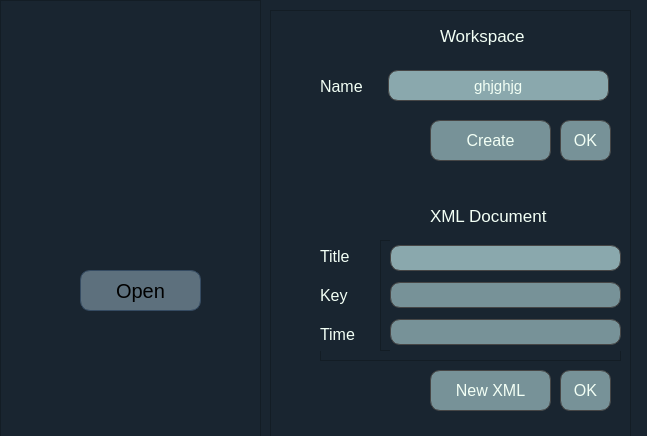
<?xml version="1.0" encoding="UTF-8"?>
<ui version="4.0">
 <class>WorkspacePanelWindow</class>
 <widget class="QWidget" name="WorkspacePanelWindow">
  <property name="geometry">
   <rect>
    <x>0</x>
    <y>0</y>
    <width>647</width>
    <height>436</height>
   </rect>
  </property>
  <property name="sizePolicy">
   <sizepolicy hsizetype="Fixed" vsizetype="Fixed">
    <horstretch>0</horstretch>
    <verstretch>0</verstretch>
   </sizepolicy>
  </property>
  <property name="maximumSize">
   <size>
    <width>647</width>
    <height>436</height>
   </size>
  </property>
  <property name="windowTitle">
   <string>Form</string>
  </property>
  <property name="styleSheet">
   <string notr="true">background: rgb(25, 37, 48);</string>
  </property>
  <widget class="QFrame" name="frame">
   <property name="geometry">
    <rect>
     <x>270</x>
     <y>10</y>
     <width>361</width>
     <height>431</height>
    </rect>
   </property>
   <property name="frameShape">
    <enum>QFrame::StyledPanel</enum>
   </property>
   <property name="frameShadow">
    <enum>QFrame::Raised</enum>
   </property>
   <widget class="QToolButton" name="createXMLDocBtn">
    <property name="geometry">
     <rect>
      <x>160</x>
      <y>360</y>
      <width>121</width>
      <height>41</height>
     </rect>
    </property>
    <property name="focusPolicy">
     <enum>Qt::NoFocus</enum>
    </property>
    <property name="styleSheet">
     <string notr="true">font: 63 8pt &quot;Yu Mincho Demibold&quot;;
font-size: 16px;
border: 0.5px solid rgb(70, 70, 70);
background:rgba(186, 223, 225, 150);
border-radius: 10px;
color: rgb(242, 255, 245)</string>
    </property>
    <property name="text">
     <string>New XML</string>
    </property>
   </widget>
   <widget class="QToolButton" name="createWorkspaceBtn">
    <property name="geometry">
     <rect>
      <x>160</x>
      <y>110</y>
      <width>121</width>
      <height>41</height>
     </rect>
    </property>
    <property name="focusPolicy">
     <enum>Qt::NoFocus</enum>
    </property>
    <property name="styleSheet">
     <string notr="true">font: 63 8pt &quot;Yu Mincho Demibold&quot;;
font-size: 16px;
border: 0.5px solid rgb(70, 70, 70);
background:rgba(186, 223, 225, 150);
border-radius: 10px;
color: rgb(242, 255, 245)</string>
    </property>
    <property name="text">
     <string>Create</string>
    </property>
   </widget>
   <widget class="QFrame" name="frame_2">
    <property name="geometry">
     <rect>
      <x>50</x>
      <y>230</y>
      <width>301</width>
      <height>121</height>
     </rect>
    </property>
    <property name="frameShape">
     <enum>QFrame::StyledPanel</enum>
    </property>
    <property name="frameShadow">
     <enum>QFrame::Raised</enum>
    </property>
    <widget class="QWidget" name="verticalLayoutWidget">
     <property name="geometry">
      <rect>
       <x>0</x>
       <y>0</y>
       <width>61</width>
       <height>111</height>
      </rect>
     </property>
     <layout class="QVBoxLayout" name="verticalLayout">
      <item>
       <widget class="QLabel" name="lyricLabel">
        <property name="styleSheet">
         <string notr="true">font: 63 8pt &quot;Yu Mincho Demibold&quot;;
font-size: 16px;
color: rgb(242, 255, 245)</string>
        </property>
        <property name="text">
         <string>Title</string>
        </property>
       </widget>
      </item>
      <item>
       <widget class="QLabel" name="lyricLabel_3">
        <property name="styleSheet">
         <string notr="true">font: 63 8pt &quot;Yu Mincho Demibold&quot;;
font-size: 16px;
color: rgb(242, 255, 245)</string>
        </property>
        <property name="text">
         <string>Key</string>
        </property>
       </widget>
      </item>
      <item>
       <widget class="QLabel" name="lyricLabel_4">
        <property name="styleSheet">
         <string notr="true">font: 63 8pt &quot;Yu Mincho Demibold&quot;;
font-size: 16px;
color: rgb(242, 255, 245)</string>
        </property>
        <property name="text">
         <string>Time</string>
        </property>
       </widget>
      </item>
     </layout>
    </widget>
    <widget class="QFrame" name="frame_3">
     <property name="geometry">
      <rect>
       <x>60</x>
       <y>0</y>
       <width>251</width>
       <height>111</height>
      </rect>
     </property>
     <property name="frameShape">
      <enum>QFrame::StyledPanel</enum>
     </property>
     <property name="frameShadow">
      <enum>QFrame::Raised</enum>
     </property>
     <widget class="QWidget" name="verticalLayoutWidget_2">
      <property name="geometry">
       <rect>
        <x>10</x>
        <y>0</y>
        <width>231</width>
        <height>111</height>
       </rect>
      </property>
      <layout class="QVBoxLayout" name="verticalLayout_2">
       <item>
        <widget class="QLineEdit" name="docTitleInput">
         <property name="styleSheet">
          <string notr="true">font: 63 8pt &quot;Yu Mincho Demibold&quot;;
font-size: 15px;
border: 0.5px solid rgb(70, 70, 70);
background:rgba(186, 223, 225, 180);
border-radius: 10px;
padding: 2px;
color: rgb(242, 255, 245)</string>
         </property>
         <property name="text">
          <string/>
         </property>
         <property name="alignment">
          <set>Qt::AlignCenter</set>
         </property>
        </widget>
       </item>
       <item>
        <widget class="QLineEdit" name="docKeyInput">
         <property name="styleSheet">
          <string notr="true">font: 63 8pt &quot;Yu Mincho Demibold&quot;;
font-size: 15px;
border: 0.5px solid rgb(70, 70, 70);
background:rgba(186, 223, 225, 150);
border-radius: 10px;
padding: 2px;
color: rgb(242, 255, 245);</string>
         </property>
         <property name="text">
          <string/>
         </property>
         <property name="alignment">
          <set>Qt::AlignCenter</set>
         </property>
        </widget>
       </item>
       <item>
        <widget class="QLineEdit" name="docTimeInput">
         <property name="styleSheet">
          <string notr="true">font: 63 8pt &quot;Yu Mincho Demibold&quot;;
font-size: 15px;
border: 0.5px solid rgb(70, 70, 70);
background:rgba(186, 223, 225, 150);
border-radius: 10px;
padding: 2px;
color: rgb(242, 255, 245)</string>
         </property>
         <property name="text">
          <string/>
         </property>
         <property name="alignment">
          <set>Qt::AlignCenter</set>
         </property>
        </widget>
       </item>
      </layout>
     </widget>
    </widget>
   </widget>
   <widget class="QLineEdit" name="workspaceNameInput">
    <property name="geometry">
     <rect>
      <x>118</x>
      <y>60</y>
      <width>221</width>
      <height>31</height>
     </rect>
    </property>
    <property name="styleSheet">
     <string notr="true">font: 63 8pt &quot;Yu Mincho Demibold&quot;;
font-size: 15px;
border: 0.5px solid rgb(70, 70, 70);
background:rgba(186, 223, 225, 180);
border-radius: 10px;
padding: 2px;
color: rgb(242, 255, 245)</string>
    </property>
    <property name="text">
     <string>ghjghjg</string>
    </property>
    <property name="alignment">
     <set>Qt::AlignCenter</set>
    </property>
   </widget>
   <widget class="QLabel" name="lyricLabel_2">
    <property name="geometry">
     <rect>
      <x>50</x>
      <y>60</y>
      <width>49</width>
      <height>32</height>
     </rect>
    </property>
    <property name="styleSheet">
     <string notr="true">font: 63 8pt &quot;Yu Mincho Demibold&quot;;
font-size: 16px;
color: rgb(242, 255, 245)</string>
    </property>
    <property name="text">
     <string>Name</string>
    </property>
   </widget>
   <widget class="QLabel" name="lyricLabel_5">
    <property name="geometry">
     <rect>
      <x>170</x>
      <y>10</y>
      <width>111</width>
      <height>32</height>
     </rect>
    </property>
    <property name="styleSheet">
     <string notr="true">font: 63 8pt &quot;Yu Mincho Demibold&quot;;
font-size: 17px;
color: rgb(242, 255, 245)</string>
    </property>
    <property name="text">
     <string>Workspace</string>
    </property>
   </widget>
   <widget class="QLabel" name="lyricLabel_6">
    <property name="geometry">
     <rect>
      <x>160</x>
      <y>190</y>
      <width>131</width>
      <height>32</height>
     </rect>
    </property>
    <property name="styleSheet">
     <string notr="true">font: 63 8pt &quot;Yu Mincho Demibold&quot;;
font-size: 17px;
color: rgb(242, 255, 245)</string>
    </property>
    <property name="text">
     <string>XML Document</string>
    </property>
   </widget>
   <widget class="QToolButton" name="workspaceOKBtn">
    <property name="geometry">
     <rect>
      <x>290</x>
      <y>110</y>
      <width>51</width>
      <height>41</height>
     </rect>
    </property>
    <property name="styleSheet">
     <string notr="true">font: 63 8pt &quot;Yu Mincho Demibold&quot;;
font-size: 16px;
border: 0.5px solid rgb(70, 70, 70);
background:rgba(186, 223, 225, 150);
border-radius: 10px;
color: rgb(242, 255, 245)</string>
    </property>
    <property name="text">
     <string>OK</string>
    </property>
   </widget>
   <widget class="QToolButton" name="docOKBtn">
    <property name="geometry">
     <rect>
      <x>290</x>
      <y>360</y>
      <width>51</width>
      <height>41</height>
     </rect>
    </property>
    <property name="styleSheet">
     <string notr="true">font: 63 8pt &quot;Yu Mincho Demibold&quot;;
font-size: 16px;
border: 0.5px solid rgb(70, 70, 70);
background:rgba(186, 223, 225, 150);
border-radius: 10px;
color: rgb(242, 255, 245)</string>
    </property>
    <property name="text">
     <string>OK</string>
    </property>
   </widget>
  </widget>
  <widget class="QFrame" name="frame_4">
   <property name="enabled">
    <bool>true</bool>
   </property>
   <property name="geometry">
    <rect>
     <x>0</x>
     <y>0</y>
     <width>261</width>
     <height>471</height>
    </rect>
   </property>
   <property name="styleSheet">
    <string notr="true">background-image: url(&quot;:/img/s-noah-silliman-_k9dCeh5Ca0-unsplash.jpg&quot;)</string>
   </property>
   <property name="frameShape">
    <enum>QFrame::StyledPanel</enum>
   </property>
   <property name="frameShadow">
    <enum>QFrame::Raised</enum>
   </property>
   <widget class="QFrame" name="frame_5">
    <property name="geometry">
     <rect>
      <x>0</x>
      <y>0</y>
      <width>261</width>
      <height>471</height>
     </rect>
    </property>
    <property name="styleSheet">
     <string notr="true"/>
    </property>
    <property name="frameShape">
     <enum>QFrame::StyledPanel</enum>
    </property>
    <property name="frameShadow">
     <enum>QFrame::Raised</enum>
    </property>
    <widget class="QGraphicsView" name="graphicsView">
     <property name="geometry">
      <rect>
       <x>30</x>
       <y>60</y>
       <width>201</width>
       <height>191</height>
      </rect>
     </property>
     <property name="styleSheet">
      <string notr="true">background-image: url(':/img/s-logo.png');
background-repeat: norepeat;
border: 0px solid black;
background-color: transparent;</string>
     </property>
    </widget>
    <widget class="QToolButton" name="openBtn">
     <property name="geometry">
      <rect>
       <x>80</x>
       <y>270</y>
       <width>121</width>
       <height>41</height>
      </rect>
     </property>
     <property name="focusPolicy">
      <enum>Qt::NoFocus</enum>
     </property>
     <property name="styleSheet">
      <string notr="true">font: 63 8pt &quot;Yu Mincho Demibold&quot;;
font-size: 20px;
border: 0.5px solid rgb(53, 75, 98);
background: rgba(206, 227, 232, 50);
border-radius: 10px;
color: black;
background: rgba(199, 230, 245, 100)
</string>
     </property>
     <property name="text">
      <string>Open</string>
     </property>
    </widget>
   </widget>
  </widget>
  <zorder>frame_4</zorder>
  <zorder>frame</zorder>
 </widget>
 <resources>
  <include location="../img/img.qrc"/>
 </resources>
 <connections/>
</ui>
